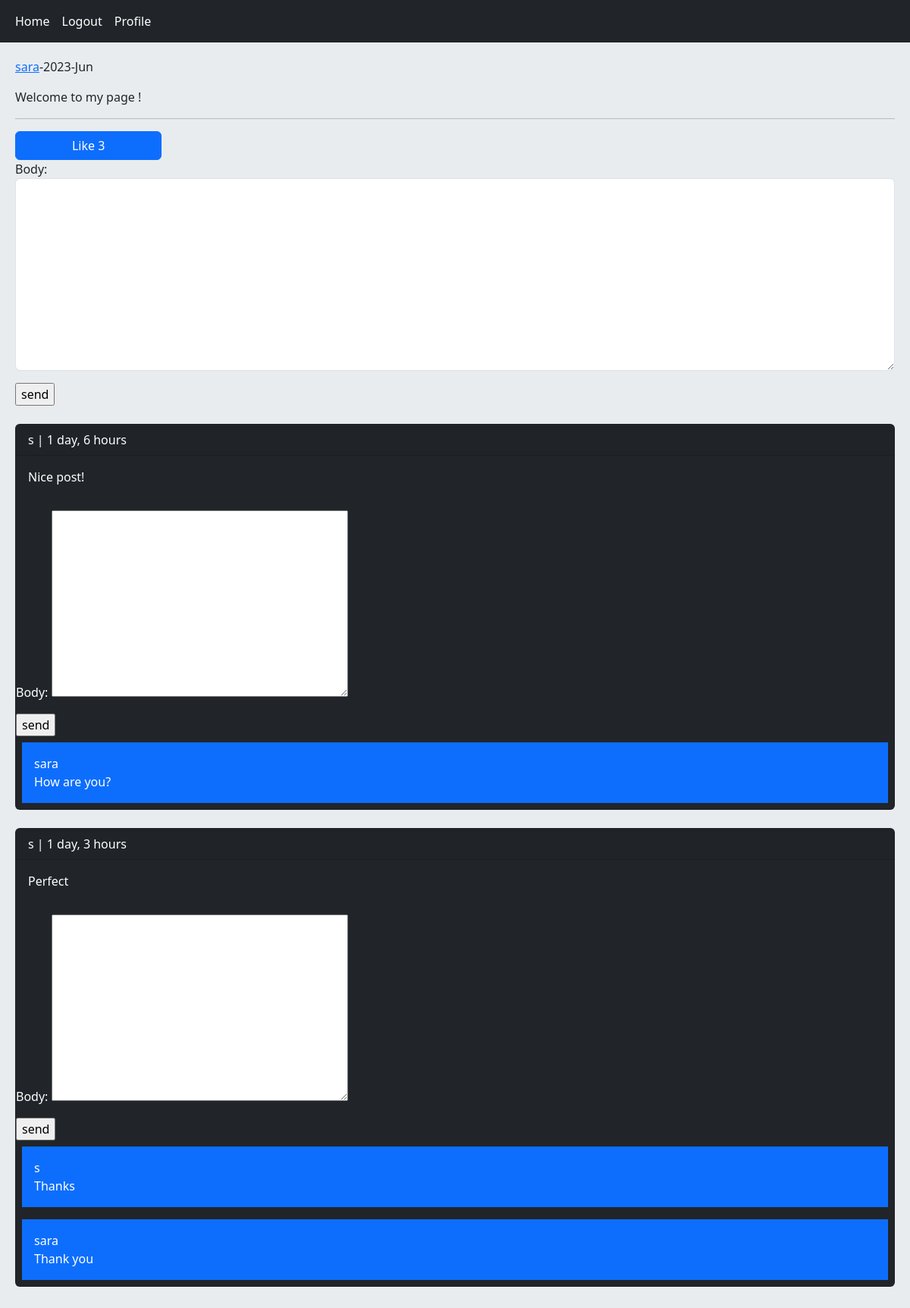
The page /home/post/5/welcome-to-my-page (signed in) on the database its author committed.
### home/models.py (models this page shows, shortened)
class Post(models.Model):
    user = models.ForeignKey(User, on_delete=models.CASCADE ,related_name='posts')
    body = models.TextField()
    slug = models.SlugField()
    created = models.DateTimeField(auto_now_add=True)
    updated = models.DateTimeField(auto_now=True)
    class Meta:
        ordering = ('-created',)
    def likes_count(self):
        return self.pvotes.count()
    def user_can_like(self,user):
        user_like = user.uvotes.filter(post=self)
        if user_like.exists():
            return True
        return False

class Comment(models.Model):
    user =     models.ForeignKey(User, on_delete=models.CASCADE ,related_name='ucomments')
    post =     models.ForeignKey(Post, on_delete=models.CASCADE ,related_name='pcomments')
    reply =    models.ForeignKey('self', on_delete=models.CASCADE ,related_name='rcomments',blank=True,null=True)
    is_reply = models.BooleanField(default=False)
    body =     models.TextField(max_length=400)
    created =  models.DateTimeField(auto_now_add=True)

### home/views.py (the view, shortened to what this page needs)
# urls.py: path('post/<int:post_id>/<slug:post_slug>', views.PostDetailView.as_view() , name='post_detail'),
class PostDetailView(View):
    form_class = CommentCreateForm
    form_class_reply = CommentReplyForm
    def setup(self, request, *args, **kwargs):
        self.post_instance = get_object_or_404(Post, pk=kwargs['post_id'], slug=kwargs['post_slug'])
        return super().setup(request, *args, **kwargs)
    def get(self,request,*args,**kwargs):
        comments = self.post_instance.pcomments.filter(is_reply=False)
        can_like = False
        if request.user.is_authenticated and self.post_instance.user_can_like(request.user):
            can_like = True
        return render(request, 'home/detail.html',{
            'post':self.post_instance,
            'comments':comments,
            'form':self.form_class,
            'reply_form':self.form_class_reply,
            'can_like':can_like
            })

### home/templates/home/detail.html (shortened to what this page needs)
{% extends 'base.html' %}
{% block content %}
    <p><a href="{% url 'accounts:user_profile' post.user.id %}">{{ post.user.username }}</a>-{{ post.updated|date:"Y-M" }}</p>
    <p>{{ post.body }}</p>
    <hr>
    {% if request.user.is_authenticated %}
    <a href="{% url 'home:post_like' post.id %}" class="{% if can_like %}disabled{% endif %} btn btn-primary col-md-2">Like {{ post.likes_count }}</a>
        <form action="" method="post">
            {{ form.as_p }}
            <input type="submit" value="send">
        </form><br>
    {% else %}
        <p class="alert alert-danger">Only logged in users can comments.</p>
    {% endif %}
    {% for comment in comments %}
        <div class="card bg-dark text-white">
            <p class="card-header">{{comment.user}} | {{comment.created|timesince}}</p>
            <p class="card-body">{{comment.body}}</p>
            {% if request.user.is_authenticated %}
                <form action="{% url 'home:add_reply' post.id comment.id %}" method="post" >
                    {{ reply_form.as_p }}
                    <input type="submit" value="send">
                </form>
            {% endif %}
            {% with replies=comment.rcomments.all %}
                {% for reply in replies %}
                    <p class="bg-primary p-3 m-2">{{ reply.user }}<br/>{{ reply.body }}</p>
                {% endfor %}
            {% endwith %}
        </div><br>
    {% empty %}
        <p>No comments yet!</p>
    {% endfor %}
{% endblock %}

### rows shown on the page
Post: user.username "sara", updated "2023-Jun", body "Welcome to my page !", likes_count "3"
Comment: user "s", created "1 day, 6 hours", body "Nice post!"
Comment: user "sara", body "How are you?"
Comment: user "s", created "1 day, 3 hours", body "Perfect"
Comment: user "s", body "Thanks"
Comment: user "sara", body "Thank you"
